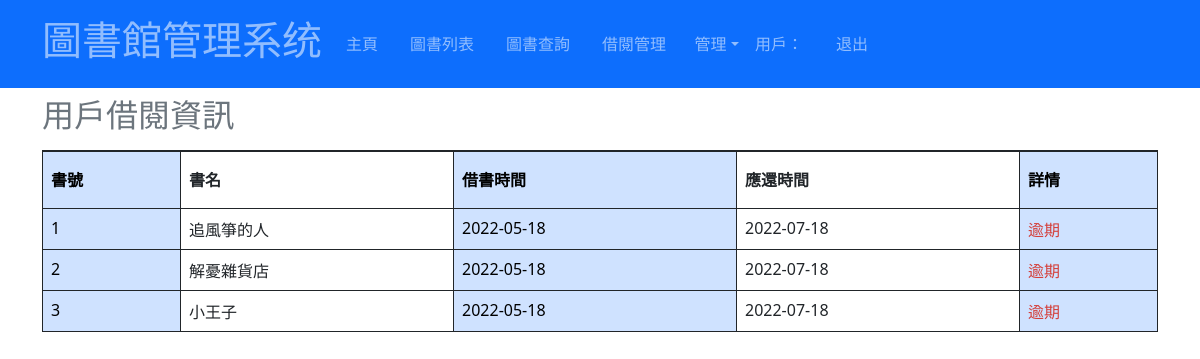
Page /userinfo.php?user_id=1 on the committed database.
### tables this page shows
CREATE TABLE `borrow_list` (
  `book_id` int(11) NOT NULL,
  `user_id` int(11) NOT NULL,
  `borrow_date` date NOT NULL,
  `back_date` date NOT NULL
);

CREATE TABLE `book_info` (
  `id` int(11) NOT NULL,
  `name` char(30) NOT NULL,
  `author` char(30) NOT NULL,
  `press` char(20) NOT NULL,
  `press_time` date NOT NULL,
  `ISBN` char(13) NOT NULL,
  `AddDate` date NOT NULL
);

### userinfo.php (the view)
<?php
include_once('head.php');
include_once("conn_db.php");
$id = $_GET['user_id'];
?>
<?php
$sql = "SELECT book_id,name,borrow_date,back_date
            FROM borrow_list a,book_info b
            WHERE a.book_id = b.id AND a.user_id='$id'" ;
$result= $connect->query($sql);
echo "<div class='container' style='text-align: center'>";
echo "<table class='table caption-top table-bordered border-dark' align= 'center'>";
echo "<caption><h2>用戶借閱資訊</h2></caption>";
echo "<tr style='line-height: 40px;'>
<th class='table-primary table-bordered border-dark'>書號</th>
<th>書名</th>
<th class='table-primary table-bordered border-dark'>借書時間</th>
<th>應還時間</th>
<th class='table-primary table-bordered border-dark'>詳情</th></tr>";
$time = time();
$borrow_data = date("Y-m-d",$time);
$a = strtotime($borrow_data);
foreach ($result as $row){
        echo "<tr line-height: 40px'>";
        echo "<td class='table-primary table-bordered border-dark'>".$row['book_id']."</td>";
        echo "<td>".$row['name']."</td>";
        echo "<td class='table-primary table-bordered border-dark'>".$row['borrow_date']."</td>";
        echo "<td>".$row['back_date']."</td>";
        $b = strtotime($row['back_date']);
        if($a<=$b){
            echo "<td class='table-primary table-bordered border-dark'><span style='color: #5cb85c'>正常</span></td>";
        }else{
            echo "<td class='table-primary table-bordered border-dark'><a href='borrowmanager.php' style='color: #d43f3a;text-decoration: none;'>逾期</a></td>";
        }
        echo "</tr>";
}
echo "</table>";
echo "</div>";
?>

### rows in the picture
borrow_list: book "1", book_info.name "追風箏的人", borrow_date "2022-05-18", back_date "2022-07-18", shows "逾期"
borrow_list: book "2", book_info.name "解憂雜貨店", borrow_date "2022-05-18", back_date "2022-07-18", shows "逾期"
borrow_list: book "3", book_info.name "小王子", borrow_date "2022-05-18", back_date "2022-07-18", shows "逾期"
